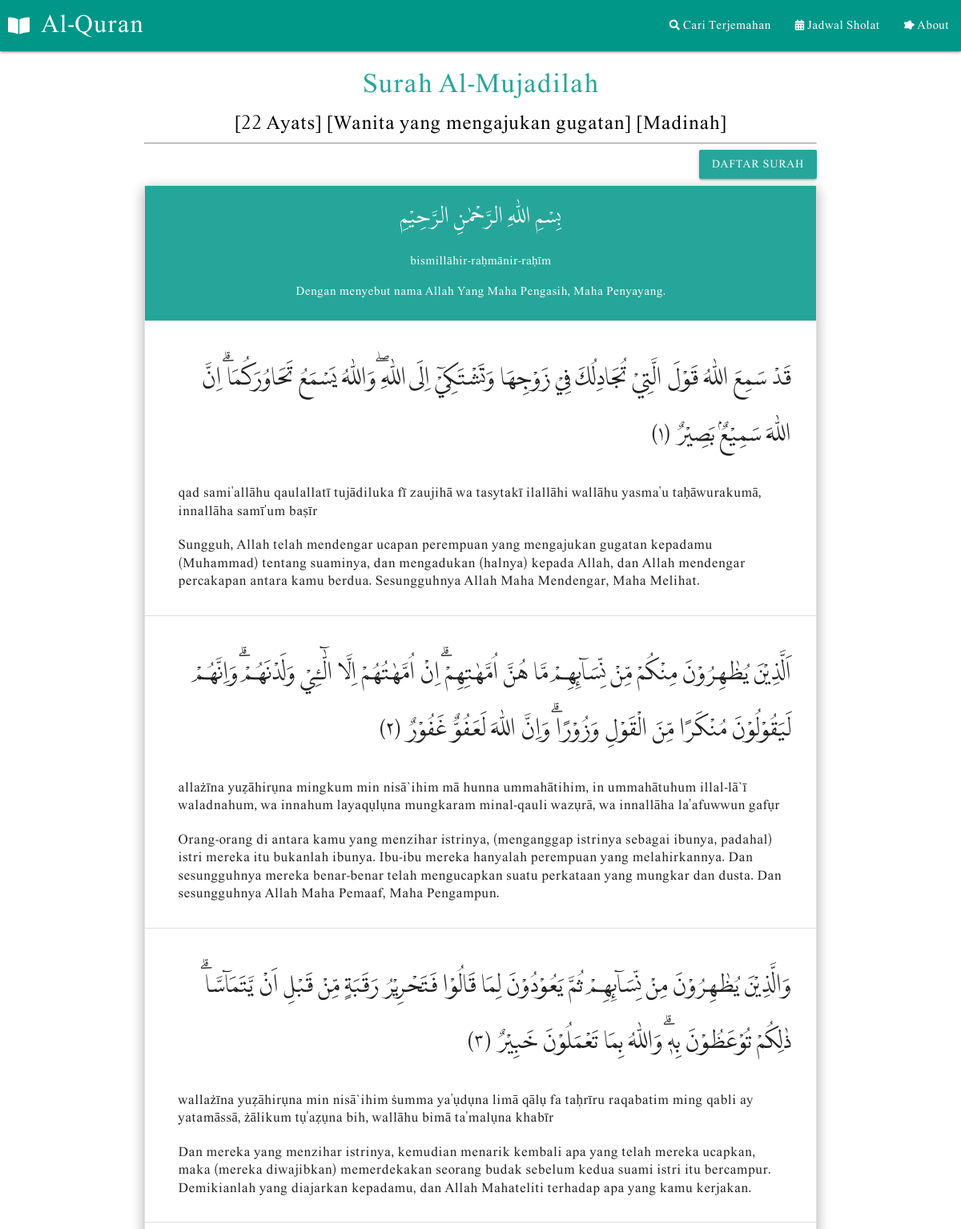
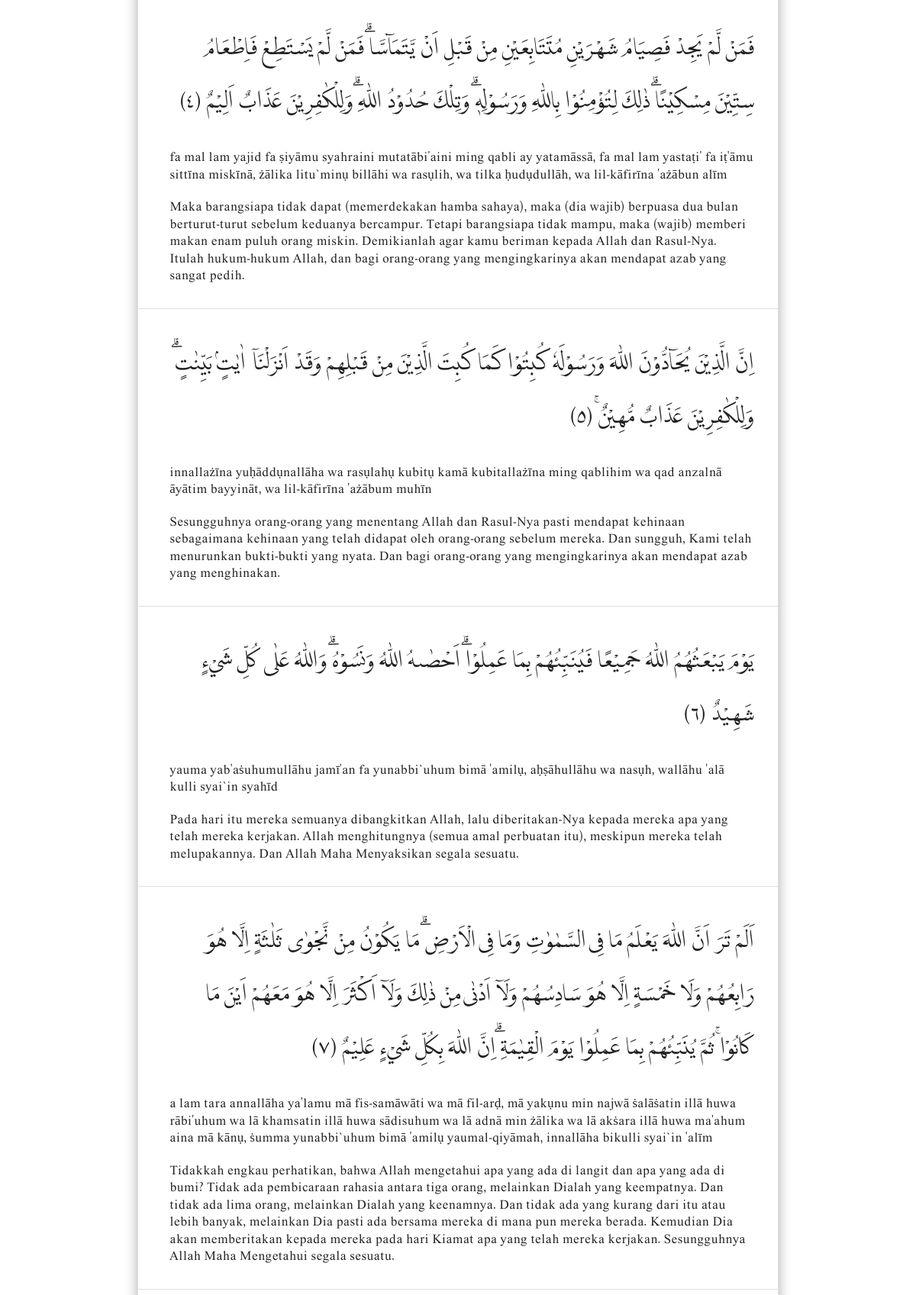
Screenshot of /quran/detail/58 (upper part) with the database file from the repository (2 pictures, top to bottom).
### tables this page shows
CREATE TABLE `quran_id` (
  `id` int(11) NOT NULL,
  `suraId` int(11) DEFAULT NULL,
  `verseID` int(11) DEFAULT NULL,
  `ayatText` text,
  `indoText` text,
  `readText` text
);

### application/controllers/Quran.php (called while the page is built, shortened)
<?php
class Quran extends CI_Controller
{
	function __construct()
	{
		$this->load->model('Quran_model', 'quran');
	}
	public function detail($surah)
	{
		$this->load->helper('number');
		$data['ayats'] = $this->quran->getAllAyat($surah);
		$data['bismillah'] = $this->quran->getBismillah();
		$data['judul'] = $data['ayats']['0']['surat_indonesia'];
		$this->load->view('templates/header', $data);
		$this->load->view('detail', $data);
		$this->load->view('templates/footer', $data);
	}
}

### index.php (called while the page is built, shortened)
<?php
require_once BASEPATH.'core/CodeIgniter.php';

### application/models/Quran_model.php (called while the page is built, shortened)
<?php
class Quran_model extends CI_Model
{
	public function getBismillah()
	{
		return $this->db->get_where('quran_id', ["id" => 0])->row_array();
	}
	public function getAllAyat($id)
	{
		$query = "SELECT quran_id.*, surah.* FROM quran_id JOIN surah
					ON quran_id.suraId = surah.index WHERE quran_id.suraId = '$id'";
		return $this->db->query($query)->result_array();
	}
}

### application/helpers/number_helper.php (called while the page is built)
<?php
function arabicNumerals($number)
{
	$str = strval($number);
    $arabic_eastern = array('٠', '١', '٢', '٣', '٤', '٥', '٦', '٧', '٨', '٩');
    $arabic_western = array('0', '1', '2', '3', '4', '5', '6', '7', '8', '9');
    return str_replace($arabic_western, $arabic_eastern, $str);
}

### application/views/detail.php (the view)
<div class="container">
	<div class="center teal-text text-lighten-1">
		<h4><?= $ayats[0]['surat_indonesia'] ?></h4>
		<h5 class="black-text">[<?= $ayats[0]['jumlah_ayat'] ?> Ayats]  [<?= $ayats[0]['arti'] ?>] [<?= $ayats[0]['tempat_turun'] ?>]</h5>
	</div>
	<hr class="garis">
	<div class="right-align">
		<a href="<?= base_url(); ?>" class="right-align waves-effect waves-light btn">Daftar Surah</a>
	</div>
	<ul class="collection with-header z-depth-3 ">
		<?php if ($ayats[0]['index'] != 1): ?>
		<li class="collection-header center teal lighten-1 white-text text-lighten-2">
			<h5 class="mb3"><?= $bismillah['ayatText'] ?></h5>
			<p><?= $bismillah['readText'] ?></p>
			<p><?= $bismillah['indoText'] ?></p>
		</li>
		<?php endif ?>
		<?php foreach($ayats as $ayat) : ?>
			<li class="collection-item" id="<?= $ayat['verseID'] ?>">
				<div class="row">
					<div class="col m12 s12 l12">
						<p class="arab-font right-align">  <?= $ayat['ayatText']?> (<?= arabicNumerals($ayat['verseID']) ?>)</p>
						<div class="text"><?= $ayat['readText'] ?></div>
					</div>
				</div>
				<div class="row">
					<div class="col">
						<div class="text"><?= $ayat['indoText'] ?></div>
					</div>
				</div>
			</li>
		<?php endforeach; ?>
	</ul>
</div>

### assets/css/style.css (style rules this page uses)
body { font-family: 'lpmq'; }
.mb3 { margin-bottom: 30px; }
.container { font-family: 'lpmq'; }
.container .garis { border: 0.1 solid #cccccc; }
.arab-font { font-size: 27px; line-height: 70px; }
.text { font-size: 17px; }

### rows the page displays
quran_id: ayatText "بِسْمِ اللّٰهِ الرَّحْمٰنِ الرَّحِيْمِ", readText "bismillāhir-raḥmānir-raḥīm", indoText "Dengan menyebut nama Allah Yang Maha Pengasih, Maha Penyayang."

### other values shown
$ayats[0]['surat_indonesia'] "Surah Al-Mujadilah"
$ayats[0]['jumlah_ayat'] "22"
$ayats[0]['arti'] "Wanita yang mengajukan gugatan"
$ayats[0]['tempat_turun'] "Madinah"
$ayat['ayatText'] "قَدْ سَمِعَ اللّٰهُ قَوْلَ الَّتِيْ تُجَادِلُكَ فِيْ زَوْجِهَا وَتَشْتَكِيْٓ اِلَى اللّٰهِ ۖوَاللّٰهُ يَسْمَعُ تَحَاوُرَكُمَاۗ اِنَّ اللّٰهَ سَمِيْعٌۢ بَصِيْرٌ"
arabicNumerals($ayat['verseID']) "١"
$ayat['readText'] "qad sami'allāhu qaulallatī tujādiluka fī zaujihā wa tasytakī ilallāhi wallāhu yasma'u taḥāwurakumā, innallāha samī'um baṣīr"
arabicNumerals($ayat['verseID']) "٢"
$ayat['readText'] "allażīna yuẓāhirụna mingkum min nisā`ihim mā hunna ummahātihim, in ummahātuhum illal-lā`ī waladnahum, wa innahum layaqụlụna mungkaram minal-qauli wazụrā, wa innallāha la'afuwwun gafụr"
$ayat['ayatText'] "وَالَّذِيْنَ يُظٰهِرُوْنَ مِنْ نِّسَاۤىِٕهِمْ ثُمَّ يَعُوْدُوْنَ لِمَا قَالُوْا فَتَحْرِيْرُ رَقَبَةٍ مِّنْ قَبْلِ اَنْ يَّتَمَاۤسَّاۗ ذٰلِكُمْ تُوْعَظُوْنَ بِهٖۗ وَاللّٰهُ بِمَا تَعْمَلُوْنَ خَبِيْرٌ"
arabicNumerals($ayat['verseID']) "٣"
$ayat['readText'] "wallażīna yuẓāhirụna min nisā`ihim ṡumma ya'ụdụna limā qālụ fa taḥrīru raqabatim ming qabli ay yatamāssā, żālikum tụ'aẓụna bih, wallāhu bimā ta'malụna khabīr"
arabicNumerals($ayat['verseID']) "٤"
$ayat['ayatText'] "اِنَّ الَّذِيْنَ يُحَاۤدُّوْنَ اللّٰهَ وَرَسُوْلَهٗ كُبِتُوْا كَمَا كُبِتَ الَّذِيْنَ مِنْ قَبْلِهِمْ وَقَدْ اَنْزَلْنَآ اٰيٰتٍۢ بَيِّنٰتٍۗ وَلِلْكٰفِرِيْنَ عَذَابٌ مُّهِيْنٌۚ"
arabicNumerals($ayat['verseID']) "٥"
